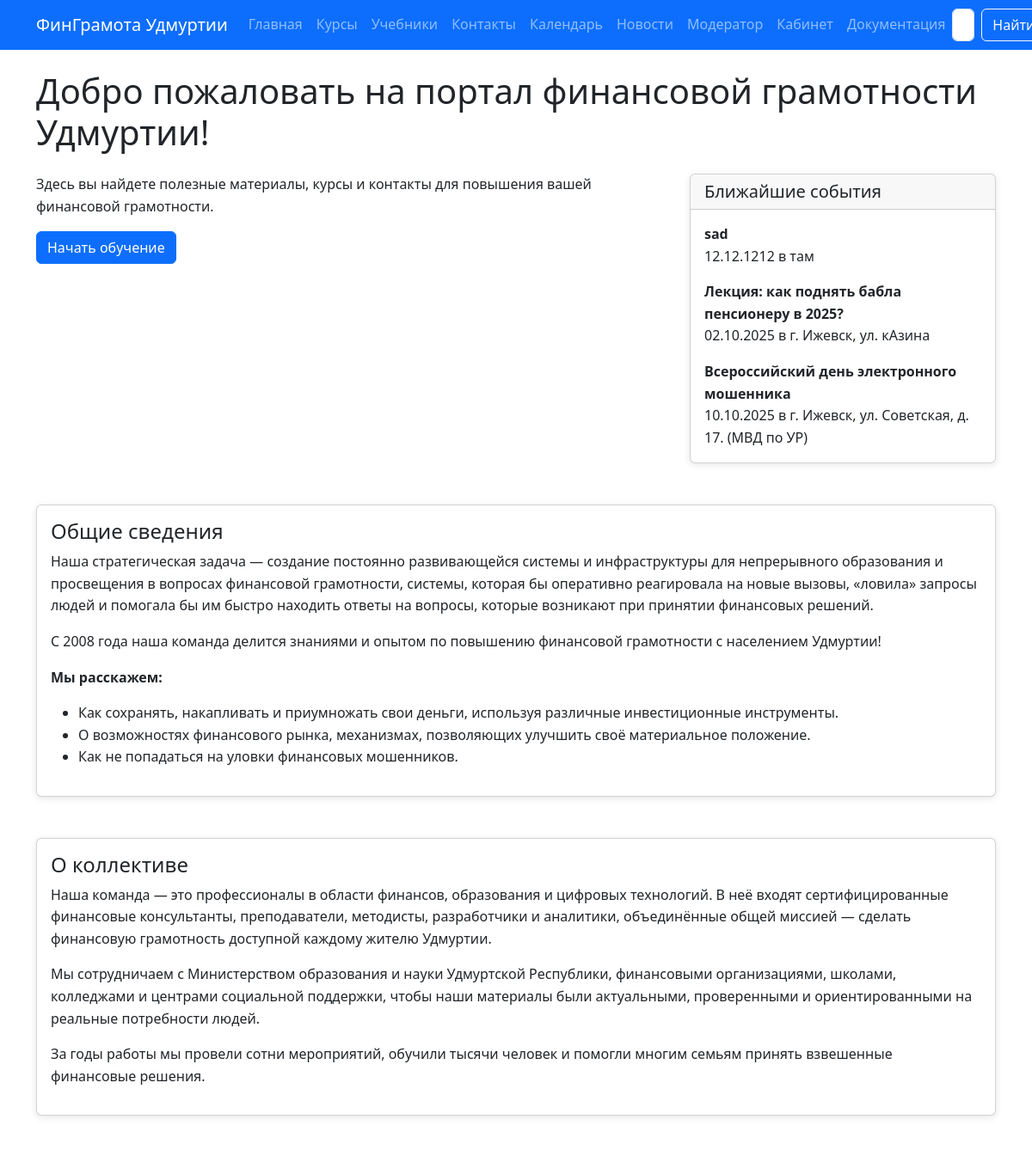
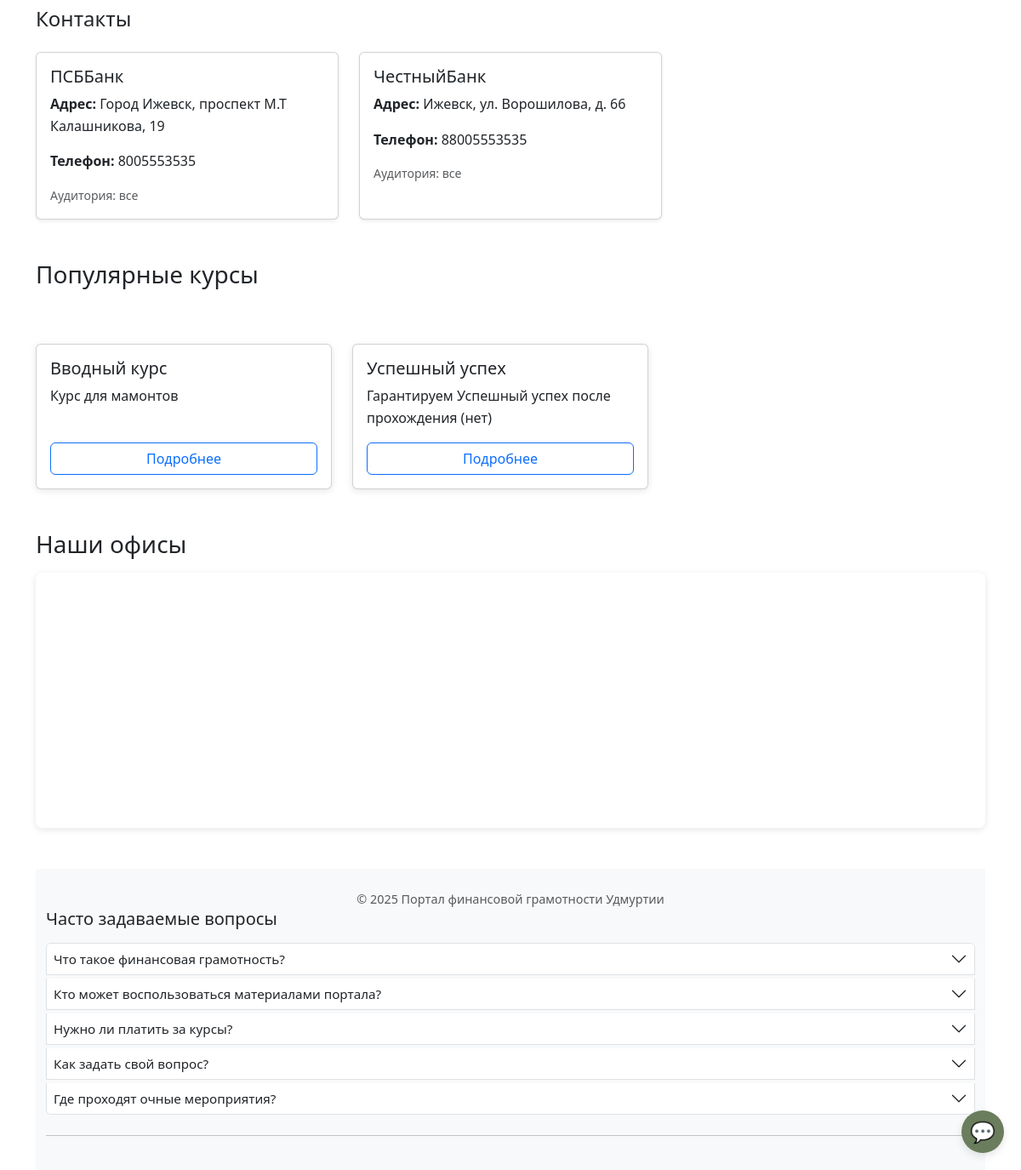
/ (signed in), run on the app's committed database (2 pictures, top to bottom).
### core/models.py (models this page shows, shortened)
class Event(models.Model):
    title = models.CharField(max_length=200)
    description = models.TextField()
    date = models.DateField()
    location = models.CharField(max_length=200)
    audience = models.CharField(max_length=50, choices=AUDIENCE_CHOICES, default='все')

class Contact(models.Model):
    name = models.CharField(max_length=200)
    address = models.TextField()
    latitude = models.CharField(max_length=20, null=True, blank=True)
    longitude = models.CharField(max_length=20, null=True, blank=True)
    phone = models.CharField(max_length=50)
    email = models.EmailField(blank=True)
    audience = models.CharField(max_length=50, choices=AUDIENCE_CHOICES, default='все')

### courses/models.py (models this page shows, shortened)
class Course(models.Model):
    title = models.CharField(max_length=200)
    description = models.TextField()
    audience = models.CharField(max_length=50, choices=AUDIENCE_CHOICES, default='все')
    format_type = models.CharField(max_length=50, choices=FORMAT_CHOICES, default='текст')
    created_at = models.DateTimeField(auto_now_add=True)

### core/views.py (the view)
# urls.py: path('', views.home_view, name='home'),
def home_view(request):
    courses = Course.objects.all()[:6]
    upcoming_events = Event.objects.order_by('date')[:3]
    contacts = Contact.objects.exclude(latitude__isnull=True).exclude(longitude__isnull=True)
    return render(request, 'core/home.html', {
        'courses': courses,
        'events': upcoming_events,
        'contacts': contacts,
    })

### templates/core/home.html (shortened to what this page needs)
{% extends 'base.html' %}
{% block content %}
<h1 class="mb-4">Добро пожаловать на портал финансовой грамотности Удмуртии!</h1>
<div class="row mb-5">
  <div class="col-lg-8 mb-4 mb-lg-0">
    <p>Здесь вы найдете полезные материалы, курсы и контакты для повышения вашей финансовой грамотности.</p>
    <a href="{% url 'courses:list' %}" class="btn btn-primary">Начать обучение</a>
  </div>
  <div class="col-lg-4">
    <div class="card h-100">
      <div class="card-header">
        <h5 class="mb-0">Ближайшие события</h5>
      </div>
      <div class="card-body">
        {% for event in events %}
          <p class="card-text"><strong>{{ event.title }}</strong><br>{{ event.date|date:"d.m.Y" }} в {{ event.location }}</p>
        {% empty %}
          <p class="text-muted">События пока не запланированы.</p>
        {% endfor %}
      </div>
    </div>
  </div>
</div>
<div class="card mb-5">
  <div class="card-body">
    <h4 class="card-title">Общие сведения</h4>
    <p>
      Наша стратегическая задача — создание постоянно развивающейся системы и инфраструктуры для непрерывного образования и просвещения в вопросах финансовой грамотности, системы, которая бы оперативно реагировала на новые вызовы, «ловила» запросы людей и помогала бы им быстро находить ответы на вопросы, которые возникают при принятии финансовых решений.
    </p>
    <p>
      С 2008 года наша команда делится знаниями и опытом по повышению финансовой грамотности с населением Удмуртии!
    </p>
    <p><strong>Мы расскажем:</strong></p>
    <ul>
      <li>Как сохранять, накапливать и приумножать свои деньги, используя различные инвестиционные инструменты.</li>
      <li>О возможностях финансового рынка, механизмах, позволяющих улучшить своё материальное положение.</li>
      <li>Как не попадаться на уловки финансовых мошенников.</li>
    </ul>
  </div>
</div>
<div class="card mb-5">
  <div class="card-body">
    <h4 class="card-title">О коллективе</h4>
    <p>
      Наша команда — это профессионалы в области финансов, образования и цифровых технологий.
      В неё входят сертифицированные финансовые консультанты, преподаватели, методисты,
      разработчики и аналитики, объединённые общей миссией — сделать финансовую грамотность
      доступной каждому жителю Удмуртии.
    </p>
    <p>
      Мы сотрудничаем с Министерством образования и науки Удмуртской Республики,
      финансовыми организациями, школами, колледжами и центрами социальной поддержки,
      чтобы наши материалы были актуальными, проверенными и ориентированными на реальные
      потребности людей.
    </p>
    <p>
      За годы работы мы провели сотни мероприятий, обучили тысячи человек и помогли
      многим семьям принять взвешенные финансовые решения.
    </p>
  </div>
</div>
<div class="mb-5">
  <h4 class="mb-4">Контакты</h4>
  <div class="row g-4">
    {% for contact in contacts %}
      <div class="col-md-6 col-lg-4">
        <div class="card h-100 shadow-sm">
          <div class="card-body">
            <h5 class="card-title">{{ contact.name }}</h5>
            <p><strong>Адрес:</strong> {{ contact.address }}</p>
            <p><strong>Телефон:</strong> {{ contact.phone }}</p>
            <p class="text-muted small mb-0">Аудитория: {{ contact.audience }}</p>
          </div>
        </div>
      </div>
    {% empty %}
      <div class="col-12">
        <p class="text-muted">Контактная информация временно недоступна.</p>
      </div>
    {% endfor %}
  </div>
</div>
<div class="row mb-5">
<h3 class="mb-3">Популярные курсы</h3>
<div class="row g-4">
  {% for course in courses %}
    <div class="col-md-6 col-lg-4">
      <div class="card h-100">
        <div class="card-body d-flex flex-column">
          <h5 class="card-title">{{ course.title }}</h5>
          <p class="card-text flex-grow-1">{{ course.description|truncatewords:15 }}</p>
          <a href="{% url 'courses:detail' course.id %}" class="btn btn-outline-primary mt-auto">Подробнее</a>
        </div>
      </div>
    </div>
  {% endfor %}
</div>
{% if contacts %}
<div class="mt-5">
    <h3 class="mb-3">Наши офисы</h3>
    <div id="map-main" style="width: 100%; height: 300px; border-radius: 8px; box-shadow: 0 2px 8px rgba(0,0,0,0.1);"></div>
</div>
{% endif %}
{% endblock %}

### static/css/style.css (style rules this page uses)
body { font-size: 1rem; line-height: 1.6; }
.card { box-shadow: 0 2px 8px rgba(0,0,0,0.1); transition: transform 0.2s; }

### templates/base.html (style rules this page uses)
body { display: flex; flex-direction: column; min-height: 100vh; font-size: 1rem; line-height: 1.6; }
body { padding-bottom: 70px; }
@media (min-width: 577px) { body { padding-bottom: 0; } }

### data on the page
Event: title "sad", date "12.12.1212", location "там"
Event: title "Лекция: как поднять бабла пенсионеру в 2025?", date "02.10.2025", location "г. Ижевск, ул. кАзина"
Event: title "Всероссийский день электронного мошенника", date "10.10.2025", location "г. Ижевск, ул. Советская, д. 17. (МВД по УР)"
Contact: name "ПСББанк", address "Город Ижевск, проспект М.Т Калашникова, 19", phone "8005553535", audience "все"
Contact: name "ЧестныйБанк", address "Ижевск, ул. Ворошилова, д. 66", phone "88005553535", audience "все"
Course: title "Вводный курс", description "Курс для мамонтов"
Course: title "Успешный успех", description "Гарантируем Успешный успех после прохождения (нет)"

### other printed values
{{ item.question }} "Что такое финансовая грамотность?" "Кто может воспользоваться материалами портала?" "Нужно ли платить за курсы?" "Как задать свой вопрос?" "Где проходят очные мероприятия?"
